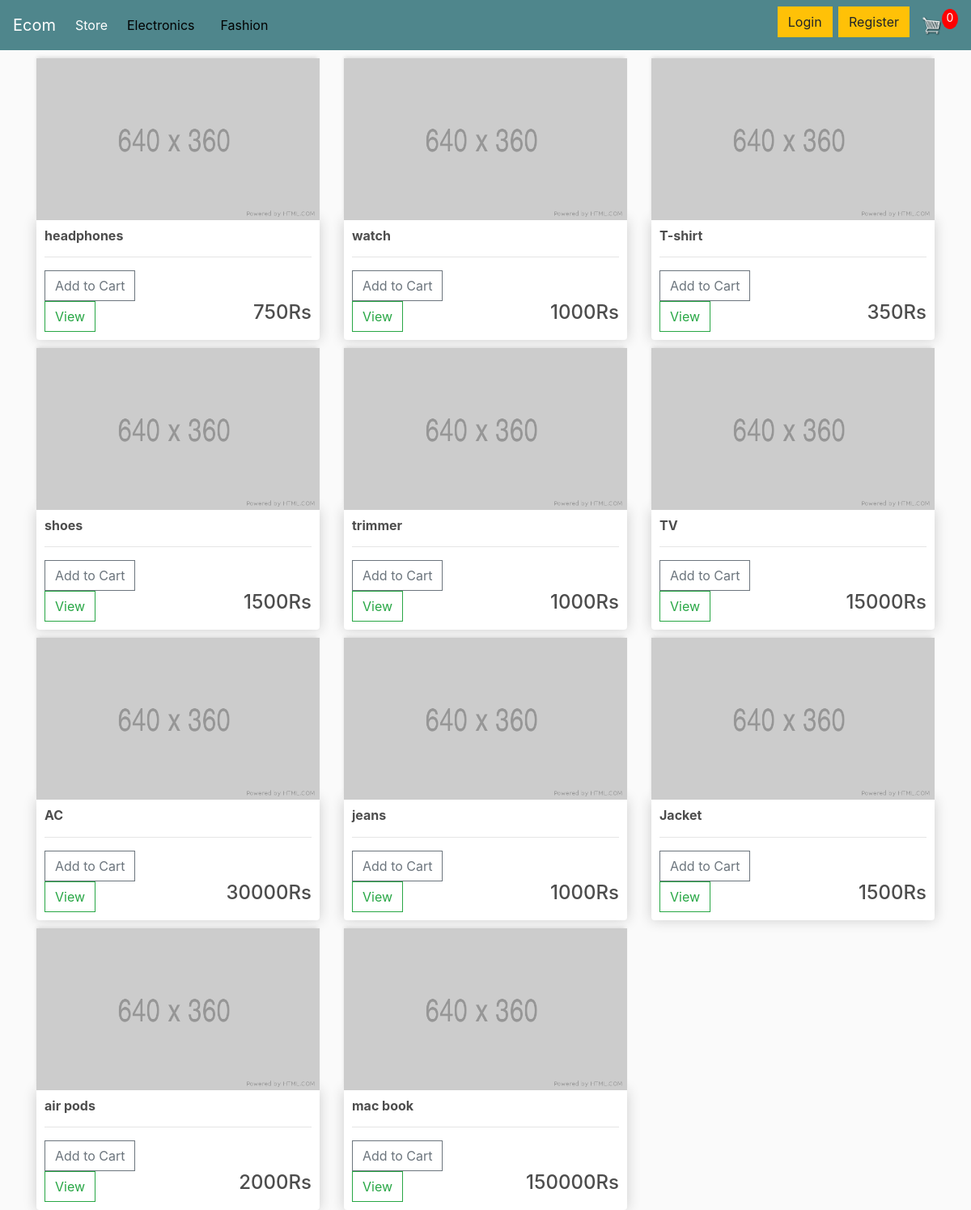
The page / on the database its author committed.
### store/models.py (models this page shows, shortened)
class Product(models.Model):
	name = models.CharField(max_length=200)
	price = models.IntegerField()
	digital = models.BooleanField(default=False,null=True, blank=True)
	title = models.CharField(max_length=100,null=True)

### store/views.py (the view)
# urls.py: path('', views.store, name="store"),
def store(request):
	if request.user.is_authenticated:
		if Customer.objects.filter(user=request.user).exists():
			customer = Customer.objects.get(user=request.user)
		else:
			customer = Customer.objects.create(user=request.user,email = request.user.email,name = request.user.first_name)
			print(customer)
			customer.save()
		order,created = Order.objects.get_or_create(customer=customer,complete=False)
		items = order.orderitem_set.all()
		cartitems = order.get_cart_items
	else:
		items = []
		order = {'get_cart_total':0,'get_cart_items':0,'shipping':False}
		cartitems = order['get_cart_items']
	prdt = Product.objects.all();
	return render(request,'store.html',{'product':prdt,'cartitems':cartitems})

### store/templates/store.html (shortened to what this page needs)
{% extends 'main.html' %}
{% load static %}
{% block content %}
	<div class="row">
		{% for i in product %}
			<div class="col-lg-4">
				<img class="thumbnail" src="{% static 'images/placeholder.png' %}">
				<div class="box-element product">
					<h6><strong>{{i.name}}</strong></h6>
					<hr>
					<form action="{% url 'add' %}" method="post">
						<button value={{i.id}} name = 'try' class="btn btn-outline-secondary add-btn" data-action="add" type="submit">Add to Cart</button>
					</form>
					<a class="btn btn-outline-success" href="#">View</a>
					<h4 style="display: inline-block; float: right">{{i.price}}Rs</h4>
				</div>
			</div>
		{% endfor %}
	</div>
{% endblock content %}

### store/templates/main.html (shortened to what this page needs)
{% load static %}
<!DOCTYPE html>
<html>
    <head>
	    <link rel="stylesheet" href="https://stackpath.bootstrapcdn.com/bootstrap/4.1.3/css/bootstrap.min.css">
		<link rel="stylesheet" href="https://stackpath.bootstrapcdn.com/bootstrap/4.4.1/css/bootstrap.min.css">
		<link rel="stylesheet" type="text/css" href="{% static 'css/main.css' %}">
    </head>
    <body>
    	<nav class="navbar navbar-expand-lg navbar-dark bg-dark">
	  <a class="navbar-brand" href="{% url 'store' %}">Ecom</a>
	  <div class="collapse navbar-collapse" id="navbarSupportedContent">
	    <ul class="navbar-nav mr-auto">
	      <li class="nav-item active">
	        <a class="nav-link" href="{% url 'store' %}">Store <span class="sr-only">(current)</span></a>
	      </li>
	      <li class="nav-item active">
	      	<form action="{% url 'filters' %}" method="post">
	        	<button class="navbar navbar-expand-lg navbar-dark" style="background-color: #4f868c; border-color: #4f868c; border-width: 0" name="type" value="electronics" type="submit">Electronics <span class="sr-only">(current)</span></button>
	        </form>
	      </li>
	      <li class="nav-item active">
	        <form action="{% url 'filters' %}" method="post">
	        	 <button class="navbar navbar-expand-lg navbar-dark" style="background-color: #4f868c; border-color: #4f868c; border-width: 0" name="type" value="fashion" type="submit"> Fashion <span class="sr-only">(current)</span></button>
	        </form>
	      </li>
	    </ul>
	    <div class="form-inline my-2 my-lg-0">
	    	{% if user.is_authenticated %}
		    	<h3>Hello {{user.username}}
		    	<a href="{% url 'logout' %}"class="btn btn-warning">Logout</a></h3>
	    	{% else %}
	    		<h3>
		     	<a href="{% url 'login' %}"class="btn btn-warning">Login</a>
		     	<a href="{% url 'register' %}"class="btn btn-warning">Register</a>
		     	</h3>
	     	{% endif %}
	     	<a href="{% url 'cart' %}">
	    		<img  id="cart-icon" src="{% static 'images/cart.png' %}">
	    	</a>
	    	<p id="cart-total">{{cartitems}}</p>
	    </div>
	  	</div>
		</nav>
    	<div class="container">
    		{% block content %}
    		{% endblock content %}
    	</div>
    </body>
</html>

### static/css/main.css (style rules this page uses)
body { background-color: hsl(0, 0%, 98%); }
h1,h2,h3,h4,h5,h6 { color:hsl(0, 0%, 30%); }
.box-element { box-shadow:hsl(0, 0%, 80%) 0 0 16px; background-color: #fff; border-radius: 4px; padding: 10px; }
.thumbnail { width: 100%; height: 200px; -webkit-box-shadow: -1px -3px 5px -2px rgba(214,214,214,1); -moz-box-shadow: -1px -3px 5px -2px rgba(214,214,214,1); box-shadow: -1px -3px 5px -2px rgba(214,214,214,1); }
.product { border-radius: 0 0 4px 4px; }
.bg-dark { background-color: #4f868c!important; }
#cart-icon { width:25px; display: inline-block; margin-left: 15px; }
#cart-total { display: block; text-align: center; color:#fff; background-color: red; width: 20px; height: 25px; border-radius: 50%; font-size: 14px; }
.col-lg-4, .col-lg-6, .col-lg-8, .col-lg-12 { margin-top: 10px; }
.btn { border-radius: 0; }

### rows shown on the page
Product: name "headphones", {{ i.id }} 1 (drawn), price "750"
Product: name "watch", {{ i.id }} 2 (drawn), price "1000"
Product: name "T-shirt", {{ i.id }} 3 (drawn), price "350"
Product: name "shoes", {{ i.id }} 4 (drawn), price "1500"
Product: name "trimmer", {{ i.id }} 5 (drawn), price "1000"
Product: name "TV", {{ i.id }} 6 (drawn), price "15000"
Product: name "AC", {{ i.id }} 7 (drawn), price "30000"
Product: name "jeans", {{ i.id }} 8 (drawn), price "1000"
Product: name "Jacket", {{ i.id }} 9 (drawn), price "1500"
Product: name "air pods", {{ i.id }} 10 (drawn), price "2000"
Product: name "mac book", {{ i.id }} 11 (drawn), price "150000"

### other values the page prints
{{ cartitems }} "0"
